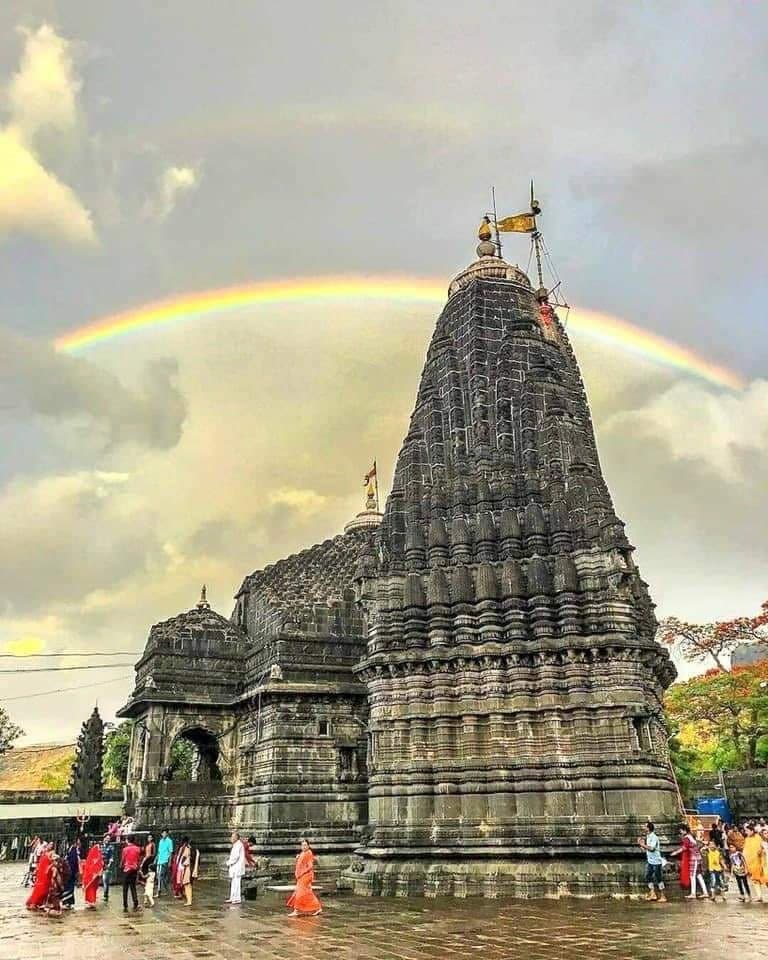
#> input picture DWARAKA.jpg, 768 x 960 px, found by its file name
$ jupyter execute Task4.ipynb
#> lines starting #> are read from the running program, lines starting #| are printed output that depends on the picture
# **LETS GROW MORE: LGM-VIP VIRTUAL INTERNSHIP #LGMVIPAUG2021**

**Domain: Data Science**

**Level: Beginner**

**Task 4: Image to Pencil Sketch With Python**

***Developed by: CHAITANYA BARLA ***

*   **IMPORTING THE LIBRARIES**

[cell 1]
import cv2
from PIL import Image
from IPython.display import display
from skimage import io

*   **LOADING THE IMAGE**

[cell 2]
img = io.imread("https://raw.githubusercontent.com/chaitu983/LGM-Tasks/main/DWARAKA.jpg")
#> img is the input picture: shape (960, 768, 3); mean R, G, B 165.6, 160.4, 140
img = cv2.resize(img, (600, 750))
#> img: shape (750, 600, 3)
display(Image.fromarray(img))

*   **CONVERT THE IMAGE INTO GRAY SCALE**

[cell 3]
gray_img = cv2.cvtColor(img, cv2.COLOR_BGR2GRAY)
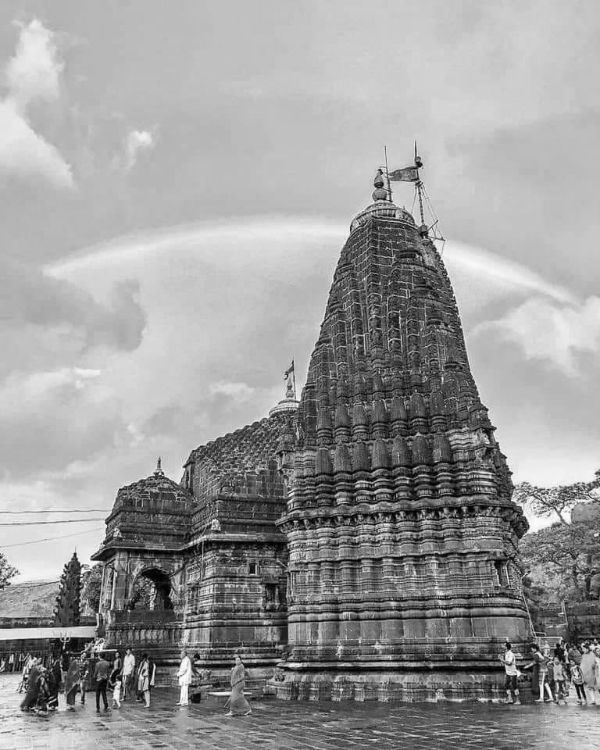
#> gray_img: shape (750, 600); min 0, max 254, mean 154.8
display(Image.fromarray(gray_img))

*   **INVERTING THE IMAGE**

[cell 4]
inverted_img = cv2.bitwise_not(gray_img)
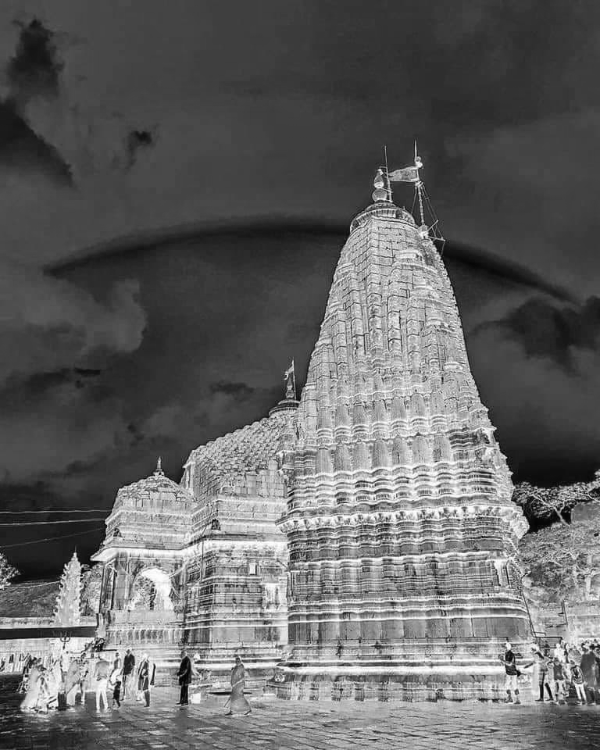
#> inverted_img: shape (750, 600); min 1, max 255, mean 100.2
display(Image.fromarray(inverted_img))

*  **BLURRING THE IMAGE USING GAUSSIAN BLUR**

[cell 5]
blurred = cv2.GaussianBlur(inverted_img, (5, 5), 0, 0)
display(Image.fromarray(blurred))

*   **INVERTING THE IMAGE TO GET THE FINAL SKETCH**

[cell 6]
inverted_blurred = 255 - blurred
pencil_sketch = cv2.divide(gray_img, inverted_blurred, scale=250.0)
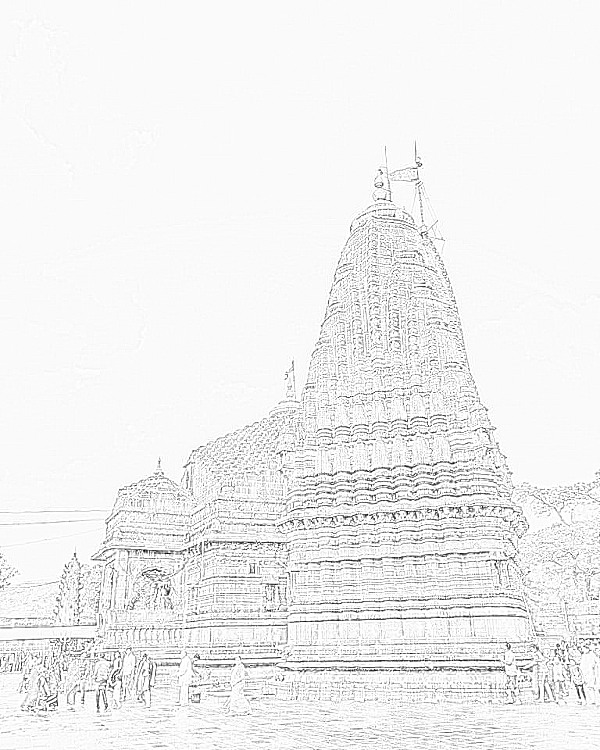
#> pencil_sketch: shape (750, 600); min 0, max 255, mean 240.2
display(Image.fromarray(pencil_sketch))
